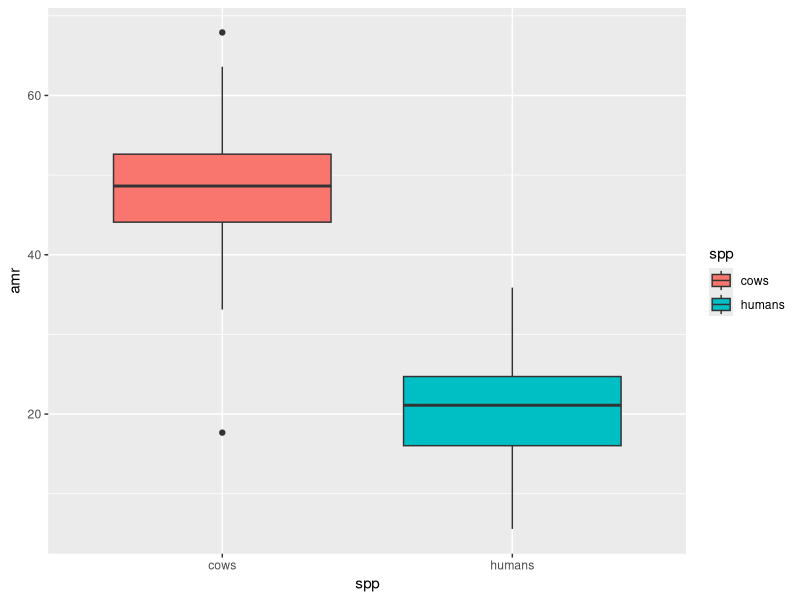
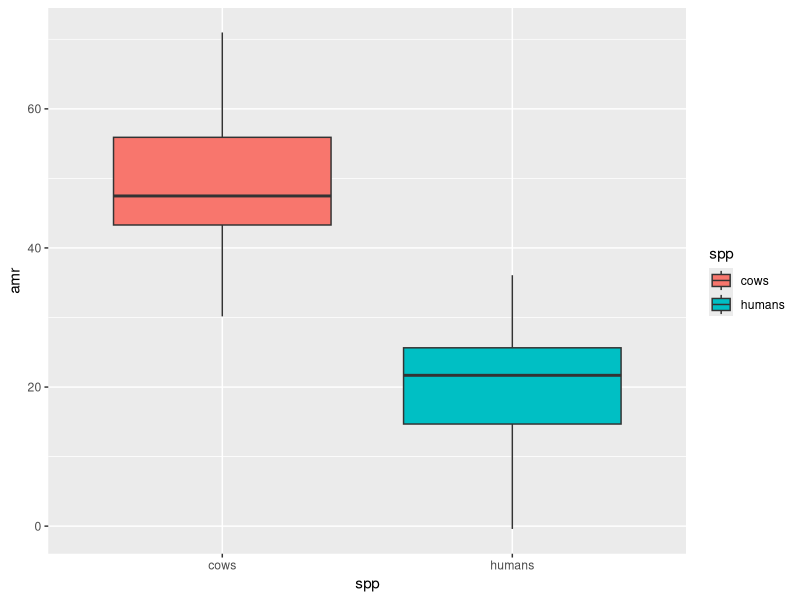
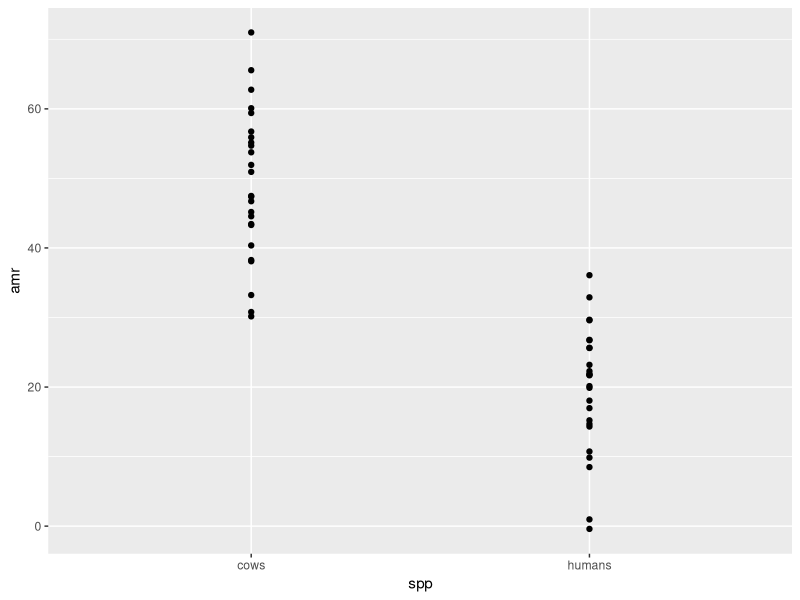

Write R code to recreate these figures, in order.
## ---- chunk 1
# load library -----------------------------
library(ggplot2)

# create global variables -----------------------------

vari <- data.frame(n_name=c("cows","humans"),# 2 groups
                n_size=c(25,25), # 25 in each group
                n_mean=c(50,21), # means of groups
                n_sd=c(10,7))

  

# -------------------------------
# FUNCTION get_data
# description: generate data frame in correct orientation
# inputs: numberic variables normally distributed, in vector form 
# outputs: data frame
##################################

get_data <- function(vari) { 
  amr <- c(rnorm(n=vari$n_size[1],mean=vari$n_mean[1],sd=vari$n_sd[1]),
                 rnorm(n=vari$n_size[2],mean=vari$n_mean[2],sd=vari$n_sd[2]))
  spp <- rep(vari$n_name,vari$n_size) 
id <- 1:(sum(vari$n_size))
    df <- data.frame(id,spp,amr)

return(df)

} # end of get_data

#---------------------------------


# -------------------------------
# FUNCTION summarize_ANOVA
# description: run ANOVA model on data
# inputs: normally distributed variables of numeric
# outputs: ANOVA model
##################################
summarize_ANOVA <- function(df) {
  z <- aov(amr ~ spp, data=df)
ano_sum <- summary(z)

return(ano_sum)

} # end of calculate_ANOVA
#--------------------------------


# -------------------------------
# FUNCTION datPlot
# description: plotting data
# inputs: data frame with variables of numeric
# outputs: box plot
##################################
datPlot <- function(df) {
ano_plot <- ggplot(data=df,
                 aes(x=spp,
                     y=amr,
                     fill=spp)) +
  geom_boxplot()
 
print(ano_plot)
message("Message: BoxPlot created for ANOVA!")

} # end of graph_normal
#---------------------------------

## ---- chunk 2
df <- get_data(vari) # temporary variable 
summarize_ANOVA(df) 
datPlot(df)
## ---- chunk 3
# -------------------------------
# FUNCTION: pos_reg
# description: calculate regression
# inputs: data frame in which x is categorical variable and y is continuous variable
# outputs: poisson regression
##################################
pos_reg <- function(df) {
posModel <- glm(df[,1]~df[,2], data=df, family=poisson())

return(summary(posModel))

} # end of pos_reg
#---------------------------------


#---------------------------------
###################################
# FUNCTION: posPlot 
# description: plot a poisson regression
# INPUTS: dataframe in which the first col is the x variable and second is the y
# OUTPUTS: a plot of the regression
#-------------------------
posPlot <- function(df) {
  
  posPlot <- ggplot(data=df,aes(x=spp,y=amr)) +
           geom_point() +
           stat_smooth(method=glm,se=0.99)  
print(posPlot)

} # end of posPlot
#---------------------------------

## ---- chunk 4
df <- get_data(vari) # temporary variable 
summarize_ANOVA(df) 
datPlot(df)
pos_reg(df)
posPlot(df)
